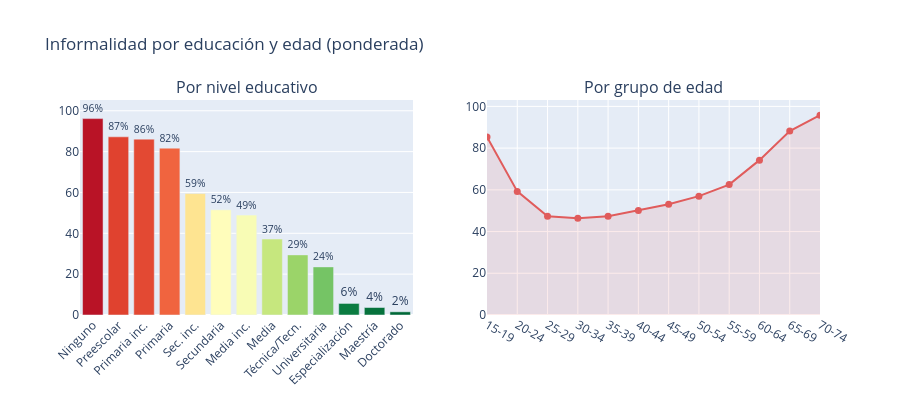

Here is the notebook cell this chart was saved with:
### Markdown cell above
---
### Informalidad por educación y edad

### Code cell
LABELS_EDU = {
    1:'Ninguno', 2:'Preescolar', 3:'Primaria inc.', 4:'Primaria',
    5:'Sec. inc.', 6:'Secundaria', 7:'Media inc.', 8:'Media',
    9:'Técnica/Tecn.', 10:'Universitaria', 11:'Especialización',
    12:'Maestría', 13:'Doctorado'
}

tasa_edu = (
    df[df['P3042'].notna()]
    .groupby('P3042', observed=True)
    .apply(tasa_pond, include_groups=False)
    .reset_index().rename(columns={0:'tasa'})
)
tasa_edu['etiqueta'] = tasa_edu['P3042'].map(LABELS_EDU)

# Quintetos de edad
df_age = df[df['P6040'].between(15, 74)].copy()
df_age['EDAD_Q'] = pd.cut(df_age['P6040'], bins=range(14,76,5),
                           labels=[f'{i}-{i+4}' for i in range(15,75,5)])
tasa_edad = (
    df_age[df_age['EDAD_Q'].notna()]
    .groupby('EDAD_Q', observed=True)
    .apply(tasa_pond, include_groups=False)
    .reset_index().rename(columns={0:'tasa'})
)

fig = make_subplots(rows=1, cols=2,
                    subplot_titles=['Por nivel educativo', 'Por grupo de edad'])

fig.add_trace(go.Bar(
    x=tasa_edu['etiqueta'], y=tasa_edu['tasa'],
    marker_color=tasa_edu['tasa'],
    marker_colorscale='RdYlGn_r',
    text=tasa_edu['tasa'].round(0).astype(int).astype(str)+'%',
    textposition='outside'
), row=1, col=1)

fig.add_trace(go.Scatter(
    x=tasa_edad['EDAD_Q'].astype(str), y=tasa_edad['tasa'],
    mode='lines+markers', line=dict(color='#E05C5C', width=2),
    marker=dict(size=7),
    fill='tozeroy', fillcolor='rgba(224,92,92,0.12)'
), row=1, col=2)

fig.update_layout(title='Informalidad por educación y edad (ponderada)',
                  showlegend=False, height=400)
fig.update_xaxes(tickangle=-45, row=1, col=1)
fig.show()
fig.write_html(OUT_DIR / 'viz_04_edu_edad.html')

### Figure 1 — Plotly figure (JSON) as saved in the notebook; plotly's stock layout.template omitted (floating-point values rounded to 4 significant figures)
{"data": [{"marker": {"color": [96.15, 87.24, 86.1, 81.7, 59.46, 51.52, 48.91, 37.18, 29.43, 23.55, 5.654, 3.669, 1.556, 100.0], "colorscale": [[0, "rgb(0,104,55)"], [0.1, "rgb(26,152,80)"], [0.2, "rgb(102,189,99)"], [0.3, "rgb(166,217,106)"], [0.4, "rgb(217,239,139)"], [0.5, "rgb(255,255,191)"], [0.6, "rgb(254,224,139)"], [0.7, "rgb(253,174,97)"], [0.8, "rgb(244,109,67)"], [0.9, "rgb(215,48,39)"], [1, "rgb(165,0,38)"]]}, "text": ["96%", "87%", "86%", "82%", "59%", "52%", "49%", "37%", "29%", "24%", "6%", "4%", "2%", "100%"], "textposition": "outside", "type": "bar", "x": ["Ninguno", "Preescolar", "Primaria inc.", "Primaria", "Sec. inc.", "Secundaria", "Media inc.", "Media", "Técnica/Tecn.", "Universitaria", "Especialización", "Maestría", "Doctorado", null], "xaxis": "x", "y": [96.15, 87.24, 86.1, 81.7, 59.46, 51.52, 48.91, 37.18, 29.43, 23.55, 5.654, 3.669, 1.556, 100.0], "yaxis": "y"}, {"fill": "tozeroy", "fillcolor": "rgba(224,92,92,0.12)", "line": {"color": "#E05C5C", "width": 2}, "marker": {"size": 7}, "mode": "lines+markers", "type": "scatter", "x": ["15-19", "20-24", "25-29", "30-34", "35-39", "40-44", "45-49", "50-54", "55-59", "60-64", "65-69", "70-74"], "xaxis": "x2", "y": [85.3, 59.26, 47.28, 46.33, 47.31, 50.05, 53.09, 56.97, 62.51, 74.24, 88.19, 95.81], "yaxis": "y2"}], "layout": {"annotations": [{"font": {"size": 16}, "showarrow": false, "text": "Por nivel educativo", "x": 0.225, "xanchor": "center", "xref": "paper", "y": 1, "yanchor": "bottom", "yref": "paper"}, {"font": {"size": 16}, "showarrow": false, "text": "Por grupo de edad", "x": 0.775, "xanchor": "center", "xref": "paper", "y": 1, "yanchor": "bottom", "yref": "paper"}], "height": 400, "showlegend": false, "title": {"text": "Informalidad por educación y edad (ponderada)"}, "xaxis": {"anchor": "y", "domain": [0, 0.45], "tickangle": -45}, "xaxis2": {"anchor": "y2", "domain": [0.55, 1]}, "yaxis": {"anchor": "x", "domain": [0, 1]}, "yaxis2": {"anchor": "x2", "domain": [0, 1]}}}
